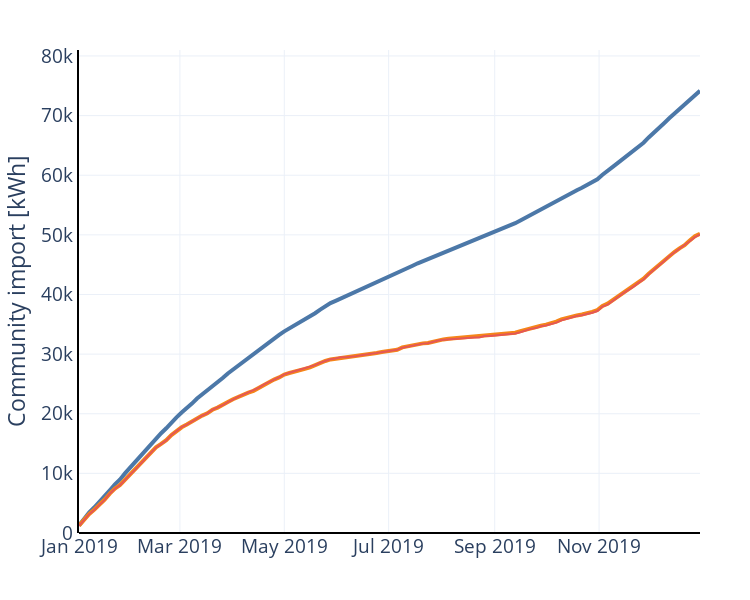

This figure's notebook cell:
### Code cell
graph = perfect_communityimport_concat.loc[:end].copy()
graph.columns = ["check_perfect"]

graph["Total"] = _individuals.loc[graph.index[0]:graph.index[-1], house_ids].sum(axis=1)
graph["pv_production_kw"] = pv_size * len(house_ids) * _individuals.loc[graph.index[0]:graph.index[-1], "pv_1kw"]
print(f"Check PV size = {pv_size} kWp")

graph["PV_only"] = (graph["Total"] - graph["pv_production_kw"]).clip(lower=0)
graph["Perfect"] = (graph["Total"] - graph["pv_production_kw"] + perfect_schedules_concat.sum(axis=1)).clip(lower=0)
graph["Reactive"] = (graph["Total"].resample(freq).ffill() 
                     - graph["pv_production_kw"].resample(freq).ffill()
                     + result[[f"{name}_storage" for name in house_ids]].sum(axis=1)).resample("15T").mean().clip(lower=0)

np.testing.assert_almost_equal(
    graph["Perfect"].sum(), graph["check_perfect"].sum(),
    decimal=7, verbose=True)
graph.drop(columns=["Total", "pv_production_kw", "check_perfect"], inplace=True)

graph = graph.cumsum(axis=0) / 4
graph = graph.resample("3D").last()

fig = px.line(graph.loc[:end, ["PV_only", "Perfect", "Reactive"]])

fig.data[0].update(line_width=4)
fig.data[1].update(line_width=4)
fig.update_layout(
    layout,
    height=600,
    width=750,
    showlegend=False,
    xaxis_title="",
    yaxis_range=[0, 81000],
    yaxis_title="Community import [kWh]",
    yaxis_showline=True, yaxis_linewidth=2, yaxis_linecolor='black',
    xaxis_showline=False, xaxis_linewidth=2, xaxis_linecolor='black',
    xaxis_tickangle=0)
fig.show()
fig.write_image(f"results/reactive_full_year.svg")
